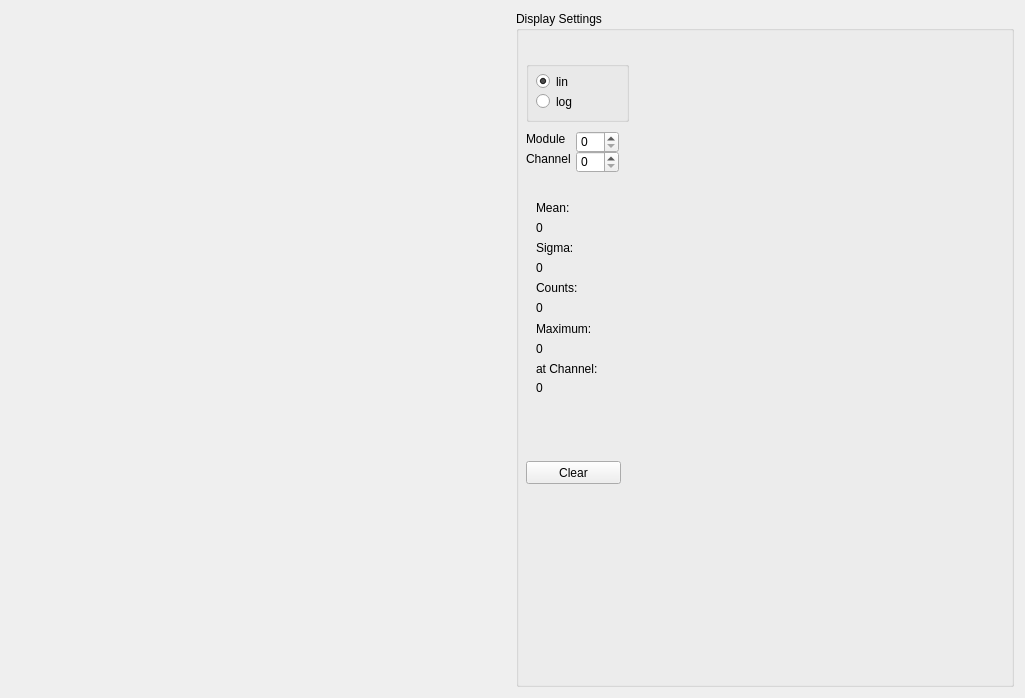
<?xml version="1.0" encoding="UTF-8"?>
<ui version="4.0">
 <class>TwoDimWidget</class>
 <widget class="QWidget" name="TwoDimWidget">
  <property name="geometry">
   <rect>
    <x>0</x>
    <y>0</y>
    <width>1025</width>
    <height>698</height>
   </rect>
  </property>
  <property name="windowTitle">
   <string>ID #0, Chan #0</string>
  </property>
  <layout class="QHBoxLayout" name="horizontalLayout">
   <item>
    <widget class="QwtPlot" name="mainPlot"/>
   </item>
   <item>
    <widget class="QGroupBox" name="groupBox">
     <property name="title">
      <string>Display Settings</string>
     </property>
     <widget class="QLabel" name="label">
      <property name="geometry">
       <rect>
        <x>10</x>
        <y>140</y>
        <width>50</width>
        <height>16</height>
       </rect>
      </property>
      <property name="text">
       <string>Channel</string>
      </property>
     </widget>
     <widget class="QSpinBox" name="channelBox">
      <property name="geometry">
       <rect>
        <x>60</x>
        <y>140</y>
        <width>43</width>
        <height>22</height>
       </rect>
      </property>
      <property name="maximum">
       <number>127</number>
      </property>
     </widget>
     <widget class="QLabel" name="label_2">
      <property name="geometry">
       <rect>
        <x>10</x>
        <y>120</y>
        <width>44</width>
        <height>16</height>
       </rect>
      </property>
      <property name="text">
       <string>Module</string>
      </property>
     </widget>
     <widget class="QSpinBox" name="moduleBox">
      <property name="geometry">
       <rect>
        <x>60</x>
        <y>120</y>
        <width>43</width>
        <height>22</height>
       </rect>
      </property>
      <property name="maximum">
       <number>31</number>
      </property>
     </widget>
     <widget class="QGroupBox" name="groupBox_2">
      <property name="geometry">
       <rect>
        <x>10</x>
        <y>50</y>
        <width>103</width>
        <height>61</height>
       </rect>
      </property>
      <property name="title">
       <string/>
      </property>
      <widget class="QRadioButton" name="dispLin">
       <property name="geometry">
        <rect>
         <x>10</x>
         <y>10</y>
         <width>100</width>
         <height>21</height>
        </rect>
       </property>
       <property name="text">
        <string>lin</string>
       </property>
       <property name="checked">
        <bool>true</bool>
       </property>
       <attribute name="buttonGroup">
        <string notr="true">linLogGroup</string>
       </attribute>
      </widget>
      <widget class="QRadioButton" name="dispLog">
       <property name="geometry">
        <rect>
         <x>10</x>
         <y>30</y>
         <width>100</width>
         <height>21</height>
        </rect>
       </property>
       <property name="text">
        <string>log</string>
       </property>
       <attribute name="buttonGroup">
        <string notr="true">linLogGroup</string>
       </attribute>
      </widget>
     </widget>
     <widget class="QLabel" name="label_3">
      <property name="geometry">
       <rect>
        <x>20</x>
        <y>190</y>
        <width>57</width>
        <height>14</height>
       </rect>
      </property>
      <property name="text">
       <string>Mean:</string>
      </property>
     </widget>
     <widget class="QLabel" name="label_4">
      <property name="geometry">
       <rect>
        <x>20</x>
        <y>230</y>
        <width>57</width>
        <height>14</height>
       </rect>
      </property>
      <property name="text">
       <string>Sigma:</string>
      </property>
     </widget>
     <widget class="QLabel" name="meanval">
      <property name="geometry">
       <rect>
        <x>20</x>
        <y>210</y>
        <width>57</width>
        <height>14</height>
       </rect>
      </property>
      <property name="text">
       <string>0</string>
      </property>
     </widget>
     <widget class="QLabel" name="sigmaval">
      <property name="geometry">
       <rect>
        <x>20</x>
        <y>250</y>
        <width>57</width>
        <height>14</height>
       </rect>
      </property>
      <property name="text">
       <string>0</string>
      </property>
     </widget>
     <widget class="QPushButton" name="clearButton">
      <property name="geometry">
       <rect>
        <x>10</x>
        <y>450</y>
        <width>95</width>
        <height>23</height>
       </rect>
      </property>
      <property name="text">
       <string>Clear</string>
      </property>
     </widget>
     <widget class="QLabel" name="countval">
      <property name="geometry">
       <rect>
        <x>20</x>
        <y>290</y>
        <width>57</width>
        <height>14</height>
       </rect>
      </property>
      <property name="text">
       <string>0</string>
      </property>
     </widget>
     <widget class="QLabel" name="label_5">
      <property name="geometry">
       <rect>
        <x>20</x>
        <y>270</y>
        <width>57</width>
        <height>14</height>
       </rect>
      </property>
      <property name="text">
       <string>Counts:</string>
      </property>
     </widget>
     <widget class="QLabel" name="label_6">
      <property name="geometry">
       <rect>
        <x>20</x>
        <y>310</y>
        <width>71</width>
        <height>16</height>
       </rect>
      </property>
      <property name="text">
       <string>Maximum:</string>
      </property>
     </widget>
     <widget class="QLabel" name="maxval">
      <property name="geometry">
       <rect>
        <x>20</x>
        <y>330</y>
        <width>57</width>
        <height>16</height>
       </rect>
      </property>
      <property name="text">
       <string>0</string>
      </property>
     </widget>
     <widget class="QLabel" name="label_7">
      <property name="geometry">
       <rect>
        <x>20</x>
        <y>350</y>
        <width>71</width>
        <height>16</height>
       </rect>
      </property>
      <property name="text">
       <string>at Channel:</string>
      </property>
     </widget>
     <widget class="QLabel" name="maxpos">
      <property name="geometry">
       <rect>
        <x>20</x>
        <y>370</y>
        <width>57</width>
        <height>14</height>
       </rect>
      </property>
      <property name="text">
       <string>0</string>
      </property>
     </widget>
    </widget>
   </item>
  </layout>
 </widget>
 <customwidgets>
  <customwidget>
   <class>QwtPlot</class>
   <extends>QFrame</extends>
   <header>qwt_plot.h</header>
  </customwidget>
 </customwidgets>
 <resources/>
 <connections>
  <connection>
   <sender>linLogGroup</sender>
   <signal>buttonClicked(int)</signal>
   <receiver>TwoDimWidget</receiver>
   <slot>displaychanged()</slot>
   <hints>
    <hint type="sourcelabel">
     <x>-1</x>
     <y>-1</y>
    </hint>
    <hint type="destinationlabel">
     <x>512</x>
     <y>347</y>
    </hint>
   </hints>
  </connection>
  <connection>
   <sender>channelBox</sender>
   <signal>valueChanged(int)</signal>
   <receiver>TwoDimWidget</receiver>
   <slot>displaychanged()</slot>
   <hints>
    <hint type="sourcelabel">
     <x>1006</x>
     <y>144</y>
    </hint>
    <hint type="destinationlabel">
     <x>512</x>
     <y>347</y>
    </hint>
   </hints>
  </connection>
  <connection>
   <sender>moduleBox</sender>
   <signal>valueChanged(int)</signal>
   <receiver>TwoDimWidget</receiver>
   <slot>displaychanged()</slot>
   <hints>
    <hint type="sourcelabel">
     <x>1006</x>
     <y>145</y>
    </hint>
    <hint type="destinationlabel">
     <x>512</x>
     <y>347</y>
    </hint>
   </hints>
  </connection>
  <connection>
   <sender>clearButton</sender>
   <signal>clicked()</signal>
   <receiver>TwoDimWidget</receiver>
   <slot>clearHist()</slot>
   <hints>
    <hint type="sourcelabel">
     <x>955</x>
     <y>675</y>
    </hint>
    <hint type="destinationlabel">
     <x>1026</x>
     <y>439</y>
    </hint>
   </hints>
  </connection>
 </connections>
 <slots>
  <slot>displaychanged()</slot>
  <slot>clearHist()</slot>
 </slots>
 <buttongroups>
  <buttongroup name="linLogGroup"/>
 </buttongroups>
</ui>
